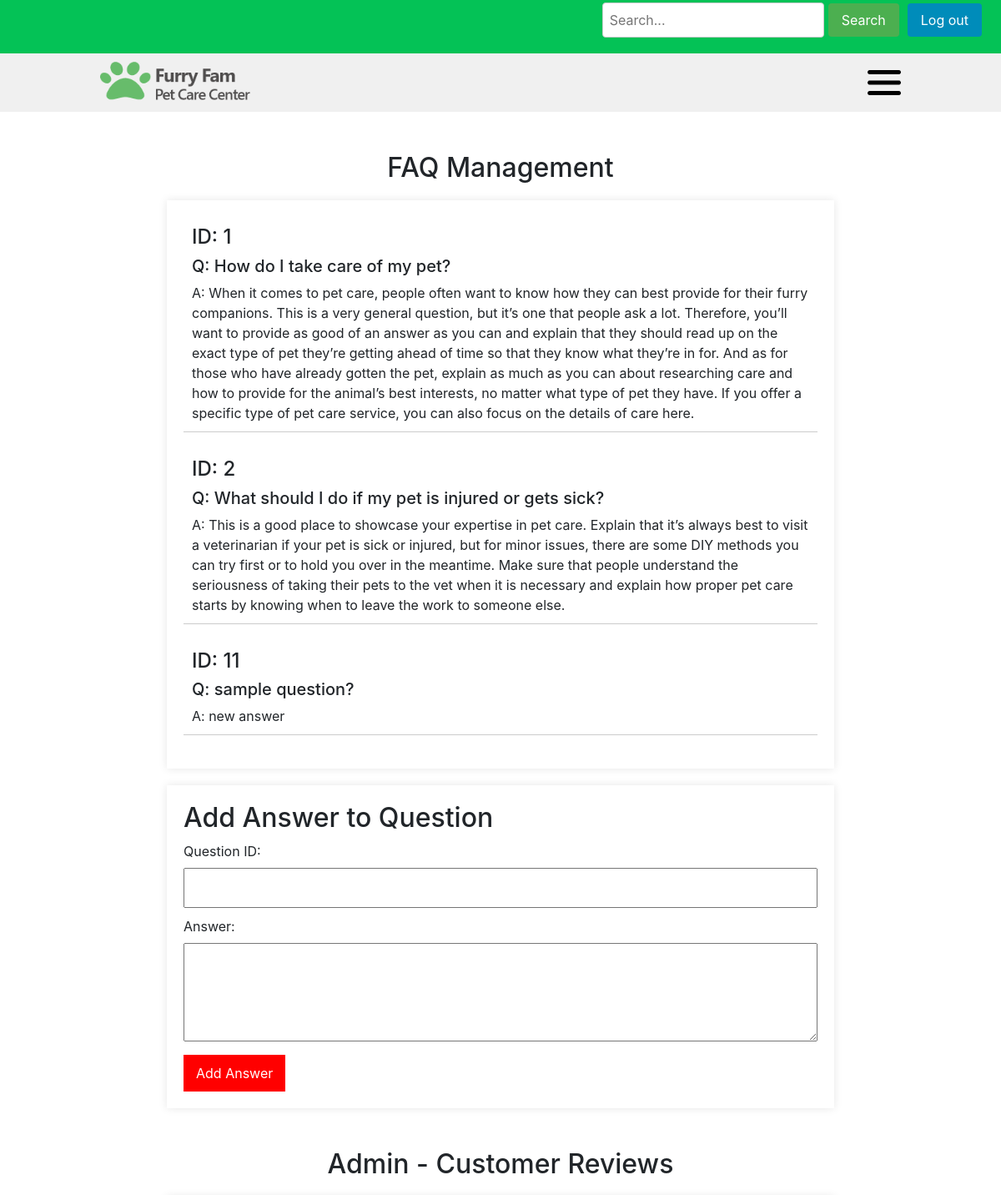
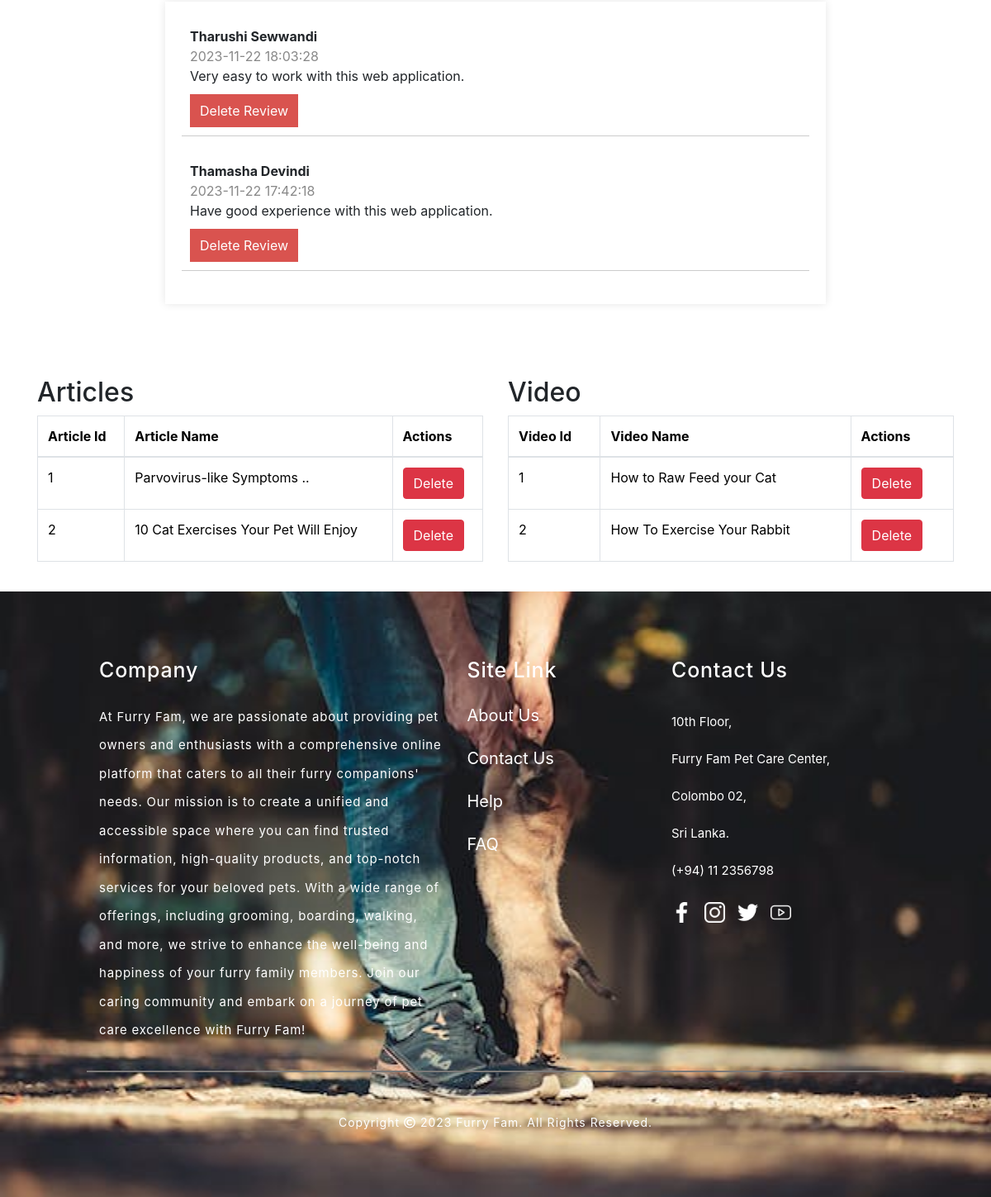
/AdminDashboard.php, run on the app's committed database (2 pictures, top to bottom).
### tables this page shows
CREATE TABLE `faqs` (
  `id` int(11) NOT NULL,
  `question` varchar(255) NOT NULL,
  `answer` text NOT NULL
);

CREATE TABLE `reviews` (
  `id` int(11) NOT NULL,
  `author` varchar(255) NOT NULL,
  `review` text NOT NULL,
  `date` timestamp NOT NULL DEFAULT current_timestamp()
);

### get_faqs_admin.php (the view, shortened to what this page needs)
<?php
$host = "localhost";
$username = "root";
$password = "";
$database = "furryfam";
$conn = new mysqli($host, $username, $password, $database);
function getFAQsAdmin($conn) {
    $sql = "SELECT * FROM faqs";
    $result = $conn->query($sql);
    if ($result->num_rows > 0) {
        while ($row = $result->fetch_assoc()) {
            echo '<div class="faq">';
            echo '<h4>ID: ' . $row["id"] . '</h4>';
            echo '<h5>Q: ' . $row["question"] . '</h5>';
            echo '<p>A: ' . $row["answer"] . '</p>';
            echo '</div>';
        }
    } else {
        echo '<p>No FAQs available.</p>';
    }
}
getFAQsAdmin($conn);
?>

### get_reviews_admin.php (shortened to what this page needs)
<?php
$host = "localhost";
$username = "root";
$password = "";
$database = "furryfam";
$conn = new mysqli($host, $username, $password, $database);
function getReviewsAdmin($conn)
{
    $sql = "SELECT * FROM reviews ORDER BY date DESC";
    $result = $conn->query($sql);
    $reviews = [];
    if ($result->num_rows > 0) {
        while ($row = $result->fetch_assoc()) {
            $reviews[] = $row;
        }
    }
    foreach ($reviews as $row) {
        echo '<div class="review">';
        echo '<p class="author">' . $row["author"] . '</p>';
        echo '<p class="date">' . $row["date"] . '</p>';
        echo '<p>' . $row["review"] . '</p>';
        echo '<form action="delete_review.php" method="post" class="delete-form">';
        echo '<button type="submit" class="delete-button">Delete Review</button>';
        echo '</form>';
        echo '</div>';
    }
}
getReviewsAdmin($conn);
?>

### css/reveiw.css (style rules this page uses)
.review { border-bottom: 1px solid #ccc; padding: 10px; margin-bottom: 20px; }
.review p { margin: 0; }
.review .author { font-weight: bold; }
.review .date { color: #888; }
.delete-form { margin-top: 10px; }
.delete-button { background-color: #d9534f; color: #fff; padding: 8px 12px; border: none; cursor: pointer; }

### css/faq.css (style rules this page uses)
body { font-family: Arial, sans-serif; margin: 0; padding: 0; background-color: #f4f4f4; }
.faq { border-bottom: 1px solid #ccc; padding: 10px; margin-bottom: 20px; }
.faq p { margin: 0; }

### css/home.css (style rules this page uses)
body { font-family: 'Montserrat', sans-serif; background-color: #000; }
body { font-family: Arial, sans-serif; color: #000000; margin: 0; }

### css/hf.css (style rules this page uses)
body { font-family: Arial, sans-serif; color: #000000; margin: 0; }

### data on the page
faqs: id "1", question "How do I take care of my pet?", answer "When it comes to pet care, people often want to know how they can best provide for their furry companions. This is a very general question, but it’s one that people ask a lot. Therefore, you’ll want to provide as good of an answer as you can and explain that they should read up on the exact type of pet they’re getting ahead of time so that they know what they’re in for. And as for those who have already gotten the pet, explain as much as you can about researching care and how to provide for the animal’s best interests, no matter what type of pet they have. If you offer a specific type of pet care service, you can also focus on the details of care here."
faqs: id "2", question "What should I do if my pet is injured or gets sick?", answer "This is a good place to showcase your expertise in pet care. Explain that it’s always best to visit a veterinarian if your pet is sick or injured, but for minor issues, there are some DIY methods you can try first or to hold you over in the meantime. Make sure that people understand the seriousness of taking their pets to the vet when it is necessary and explain how proper pet care starts by knowing when to leave the work to someone else."
faqs: id "11", question "sample question?", answer "new answer"
reviews: author "Tharushi Sewwandi", date "2023-11-22 18:03:28", review "Very easy to work with this web application."
reviews: author "Thamasha Devindi", date "2023-11-22 17:42:18", review "Have good experience with this web application."
